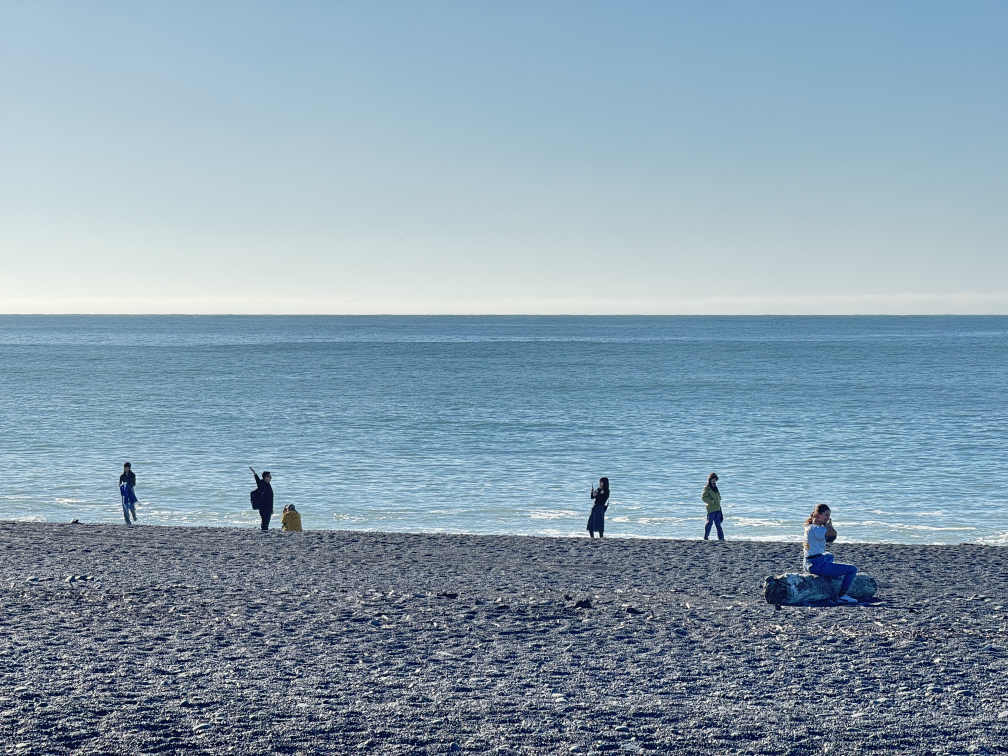
#> input picture Photos/Kaikoura_MASTER/Featured/kaikkoura-peninsula125.jpg, 4032 x 3024 px (shown at 1/4 size)
$ python -i organize-kaikoura-master.py   (imports and definitions only)   (older library calls are emulated)
#> lines starting #> are read from the running program, lines starting #| are printed output that depends on the picture; after the words box and inside, x2 and y2 are one past the last pixel; in counts of white or black regions, pixels touching at a corner belong together
#!/usr/bin/env python3
"""
Organize Kaikoura master photo library under Photos/Kaikoura_MASTER.

Stages copies from scripts/kaikoura-master-sources.json into _originals/ (MD5 dedupe).
Analyzes with OpenCV, classifies into 10 categories, exports best 5–20 per category.
Never deletes or moves source files.
"""

from __future__ import annotations

import argparse
import csv
import fnmatch
import hashlib
import json
import re
import shutil
import subprocess
import sys
from collections import defaultdict
from dataclasses import dataclass, field
from datetime import datetime, timezone
from pathlib import Path
from typing import Iterable, Optional

import cv2
import numpy as np

REPO_ROOT = Path(__file__).resolve().parents[1]
SOURCES_JSON = REPO_ROOT / "scripts" / "kaikoura-master-sources.json"
MASTER_ROOT = REPO_ROOT / "Photos" / "Kaikoura_MASTER"
ORIGINALS_DIR = MASTER_ROOT / "_originals"
ORGANIZED_DIR = MASTER_ROOT / "Organized"
FEATURED_DIR = MASTER_ROOT / "Featured"
INDEX_CSV = MASTER_ROOT / "photo_index.csv"
SUMMARY_MD = MASTER_ROOT / "photo_summary.md"

IMAGE_EXT = {
    ".jpg", ".jpeg", ".png", ".webp", ".heic", ".heif", ".tif", ".tiff",
    ".gif", ".avif", ".dng", ".cr2", ".nef",
}
CONVERT_TO_JPEG_EXT = {".heic", ".heif", ".dng", ".tif", ".tiff", ".cr2", ".nef"}

CATEGORIES = [
    "01-Coastal-Scenery",
    "02-Kaikoura-Peninsula",
    "03-Wildlife",
    "04-Whale-Watching",
    "05-Flight-Experience",
    "06-Fishing-Experience",
    "07-Kaikoura-Town",
    "08-Guest-Experience",
    "09-Photography-Showcase",
    "10-Personal-Archive",
]

MIN_PER_CATEGORY = 5
MAX_PER_CATEGORY = 20
DHASH_HAMMING_DEDUP = 10
BLUR_LAPLACIAN_MIN = 45.0
OVEREXPOSE_BRIGHT_RATIO = 0.38
SHOWCASE_PENINSULA_STEMS = frozenset({
    "kaikkoura-peninsula134",
    "kaikkoura-peninsula135",
    "kaikkoura-peninsula138",
})

# Basename (stem, lower) → primary category folder name.
EXACT_MAPPINGS: dict[str, str] = {
    # Photo Library / Kaikoura-Day-Tour SEO names
    "kaikoura-coastal-rod-father-bay-01": "01-Coastal-Scenery",
    "kaikoura-coastal-scenery-guests-01": "01-Coastal-Scenery",
    "kaikoura-coastal-seals-mountains-01": "01-Coastal-Scenery",
    "whale-watching-aerial-01": "04-Whale-Watching",
    "whale-watching-aerial-02": "04-Whale-Watching",
    "fishing-boat-docked-01": "06-Fishing-Experience",
    "fishing-prep-boarding-01": "06-Fishing-Experience",
    "fishing-trip-at-sea-01": "06-Fishing-Experience",
    "seafood-bbq-lobster-chips-01": "08-Guest-Experience",
    "seafood-bbq-lobster-closeup-01": "08-Guest-Experience",
    "seafood-bbq-lobster-half-01": "08-Guest-Experience",
    "guest-experience-couple-lunch-01": "08-Guest-Experience",
    "guest-experience-group-lunch-01": "08-Guest-Experience",
    "guest-experience-lobster-dining-01": "08-Guest-Experience",
    "wildlife-fur-seal-coast-01": "03-Wildlife",
    "wildlife-fur-seals-peninsula-01": "03-Wildlife",
    "wildlife-seal-colony-walk-01": "03-Wildlife",
    # Site routes & root kaikoura files
    "kajkoura-whale-watch": "04-Whale-Watching",
    "kaikoura-whale-08": "03-Wildlife",
    "kaikoura-01": "01-Coastal-Scenery",
    "kaikoura-02": "03-Wildlife",
    "kaikoura-03": "07-Kaikoura-Town",
    "kaikoura1": "01-Coastal-Scenery",
    "kaikoura2": "01-Coastal-Scenery",
    "kaikoura3": "07-Kaikoura-Town",
    "kaikoura4": "03-Wildlife",
    "kaikoura5": "04-Whale-Watching",
    "kaikoura6": "04-Whale-Watching",
    "kaikoura7": "02-Kaikoura-Peninsula",
    "kaikoura8": "06-Fishing-Experience",
    "kaikoura9": "05-Flight-Experience",
    "kaikoura10": "09-Photography-Showcase",
    # Desktop peninsula showcase picks
    "kaikkoura-peninsula134": "02-Kaikoura-Peninsula",
    "kaikkoura-peninsula135": "02-Kaikoura-Peninsula",
    "kaikkoura-peninsula138": "02-Kaikoura-Peninsula",
}

# (compiled regex on normalized path+name, category, rule id) — first match wins.
PATTERN_RULES: list[tuple[re.Pattern[str], str, str]] = [
    (re.compile(r"kaikoura-flight|/flight/|flight[-_]?experience", re.I), "05-Flight-Experience", "folder-flight"),
    (re.compile(r"kaikouras-whale|whale[-_]?watch|whale-watching|观鲸", re.I), "04-Whale-Watching", "folder-whale"),
    (re.compile(r"kaikoura-peninsula|kaikkoura-peninsula|peninsula", re.I), "02-Kaikoura-Peninsula", "folder-peninsula"),
    (re.compile(r"kaikouras-seal|fur[-_]?seal|seal[-_]?colony|wildlife", re.I), "03-Wildlife", "folder-wildlife"),
    (re.compile(r"kaikoura-coast|kaikkoura-coast|coastal[-_]?scenery", re.I), "01-Coastal-Scenery", "folder-coast"),
    (re.compile(r"fishing|rod[-_]?father|海钓|charter", re.I), "06-Fishing-Experience", "folder-fishing"),
    (re.compile(r"kaikoura-food|seafood|bbq|lobster|crayfish|guest", re.I), "08-Guest-Experience", "folder-guest"),
    (re.compile(r"town|township|main[-_]?street|harbour[-_]?town", re.I), "07-Kaikoura-Town", "folder-town"),
    (re.compile(r"showcase|featured|hero|portfolio", re.I), "09-Photography-Showcase", "folder-showcase"),
    (re.compile(r"personal|archive|private|screenshot|截屏|截图", re.I), "10-Personal-Archive", "folder-personal"),
]


@dataclass
class Analysis:
    path: Path
    stem: str
    md5: str
    width: int = 0
    height: int = 0
    laplacian: float = 0.0
    bright_ratio: float = 0.0
    mean_brightness: float = 0.0
    skin_ratio: float = 0.0
    dhash: str = ""
    score: float = 0.0
    primary_category: str = ""
    extra_categories: list[str] = field(default_factory=list)
    classify_method: str = ""
    issues: list[str] = field(default_factory=list)
    staged_from: str = ""


def md5_file(path: Path) -> str:
    h = hashlib.md5()
    with path.open("rb") as fh:
        for block in iter(lambda: fh.read(1 << 20), b""):
            h.update(block)
    return h.hexdigest()


def hamming(a: str, b: str) -> int:
    return sum(x != y for x, y in zip(a, b))


def dhash_gray(gray: np.ndarray, size: int = 12) -> str:
    img = cv2.resize(gray, (size + 1, size), interpolation=cv2.INTER_AREA)
    diff = img[:, 1:] > img[:, :-1]
    return "".join("1" if v else "0" for v in diff.flatten())


def skin_ratio(bgr: np.ndarray) -> float:
    b, g, r = cv2.split(bgr)
    cond1 = (r > 55) & (g > 35) & (b > 15) & (r > g) & (g > b) & ((r - g) < 55) & ((g - b) > 8)
    cond2 = (r > 175) & (g > 135) & (b > 100) & (r > g) & (g > b)
    return float((cond1 | cond2).mean())


def load_bgr(path: Path) -> Optional[np.ndarray]:
    data = np.fromfile(str(path), dtype=np.uint8)
    bgr = cv2.imdecode(data, cv2.IMREAD_COLOR)
#> bgr is the input picture: shape (3024, 4032, 3); mean B, G, R 175.6, 159.2, 136.1
    if bgr is not None:
        return bgr
    if path.suffix.lower() in CONVERT_TO_JPEG_EXT:
        tmp = path.parent / f".__sips_preview_{path.stem}.jpg"
        try:
            subprocess.run(
                ["sips", "-s", "format", "jpeg", str(path), "--out", str(tmp)],
                check=True,
                capture_output=True,
            )
            data = np.fromfile(str(tmp), dtype=np.uint8)
            bgr = cv2.imdecode(data, cv2.IMREAD_COLOR)
        finally:
            tmp.unlink(missing_ok=True)
    return bgr


def analyze_image(path: Path) -> Optional[Analysis]:
    bgr = load_bgr(path)
    if bgr is None:
        return None
    gray = cv2.cvtColor(bgr, cv2.COLOR_BGR2GRAY)
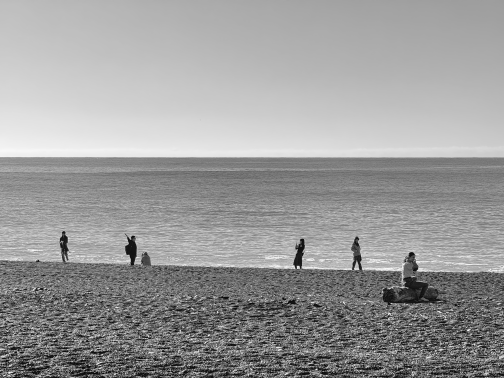
#> gray: shape (3024, 4032) (shown at 1/8 size); min 0, max 255, mean 154.2
    h, w = gray.shape[:2]
    lap = float(cv2.Laplacian(gray, cv2.CV_64F).var())
#> lap = 2031.1
    bright = float((gray > 200).mean())
#> bright = 0.193
    mean_b = float(gray.mean())
#> mean_b = 154.2
    skin = skin_ratio(bgr)
#> in skin_ratio, `b, g, r = cv2.split(bgr)`:
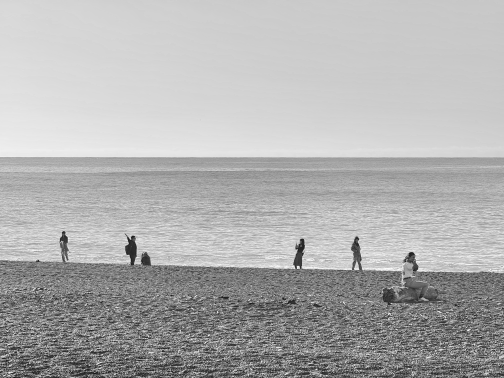
#> b: shape (3024, 4032) (shown at 1/8 size); min 0, max 255, mean 175.6
#> in skin_ratio, `b, g, r = cv2.split(bgr)`:
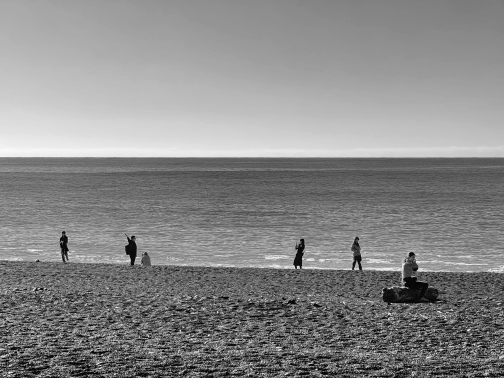
#> r: shape (3024, 4032) (shown at 1/8 size); min 0, max 255, mean 136.1
#> in skin_ratio, `cond1 = (r > 55) & (g > 35) & (b > 15) & (r > g) & (g > b) & ((r - g) ..`:
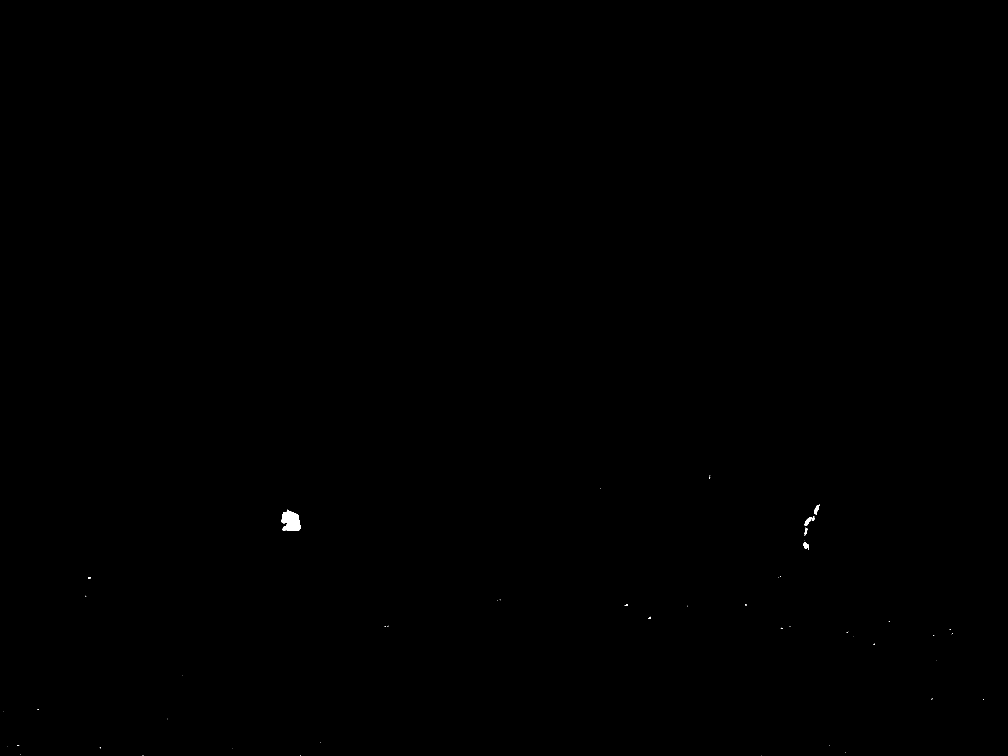
#> cond1: shape (3024, 4032) bool (shown at 1/4 size); 0.05% white; 61 white regions (51 under 20 px), largest, box (x1, y1, x2, y2) and area: (1127, 2039, 1202, 2122) 4464, (3216, 2068, 3258, 2102) 536, (3256, 2019, 3280, 2058) 374
#> in skin_ratio, `cond2 = (r > 175) & (g > 135) & (b > 100) & (r > g) & (g > b)`:
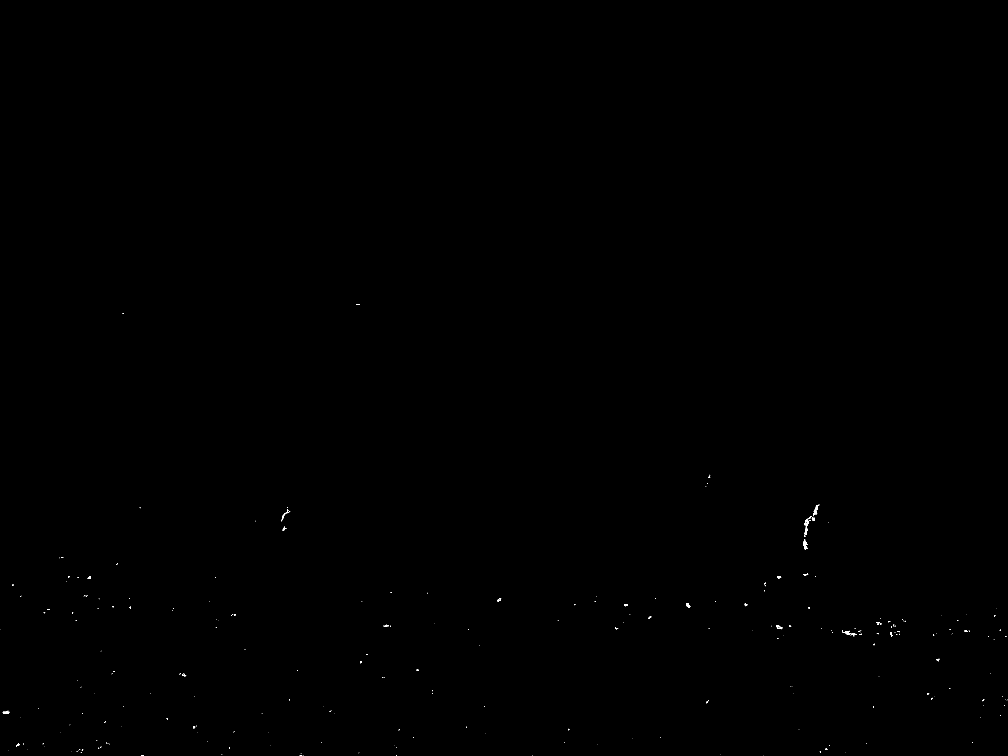
#> cond2: shape (3024, 4032) bool (shown at 1/4 size); 0.04% white in thin lines or dots, all inside (x1, y1, x2, y2) = (0, 1216, 4030, 3024)
#> skin = 0.000787
    dh = dhash_gray(gray)
    try:
        digest = md5_file(path)
    except OSError:
        return None

    issues: list[str] = []
    if lap < BLUR_LAPLACIAN_MIN:
        issues.append("blurred")
    if bright > OVEREXPOSE_BRIGHT_RATIO:
        issues.append("overexposed")

    score = lap * 0.08 + min(w, h) * 0.02
    score -= bright * 120
    if lap < BLUR_LAPLACIAN_MIN:
        score -= 40
    if skin > 0.12:
        score += skin * 80

    return Analysis(
        path=path,
        stem=path.stem.lower(),
        md5=digest,
        width=w,
        height=h,
        laplacian=lap,
        bright_ratio=bright,
        mean_brightness=mean_b,
        skin_ratio=skin,
        dhash=dh,
        score=score,
        issues=issues,
    )


# [31 lines left out: function classify_record, not called in this run]


def load_sources_config() -> dict:
    with SOURCES_JSON.open(encoding="utf-8") as fh:
        return json.load(fh)


# [335 lines left out: functions resolve_source_path, iter_source_files, stage_sources, list_originals, unique_dest_path, export_organized_copy and 4 more, not called in this run]


# [2 lines not run here, left out]

#> (the run stopped early here; a loop or call above may not have finished)

$ run again, on Photos/Kaikoura_MASTER/Organized/01-Coastal-Scenery/IMG_7517.JPG
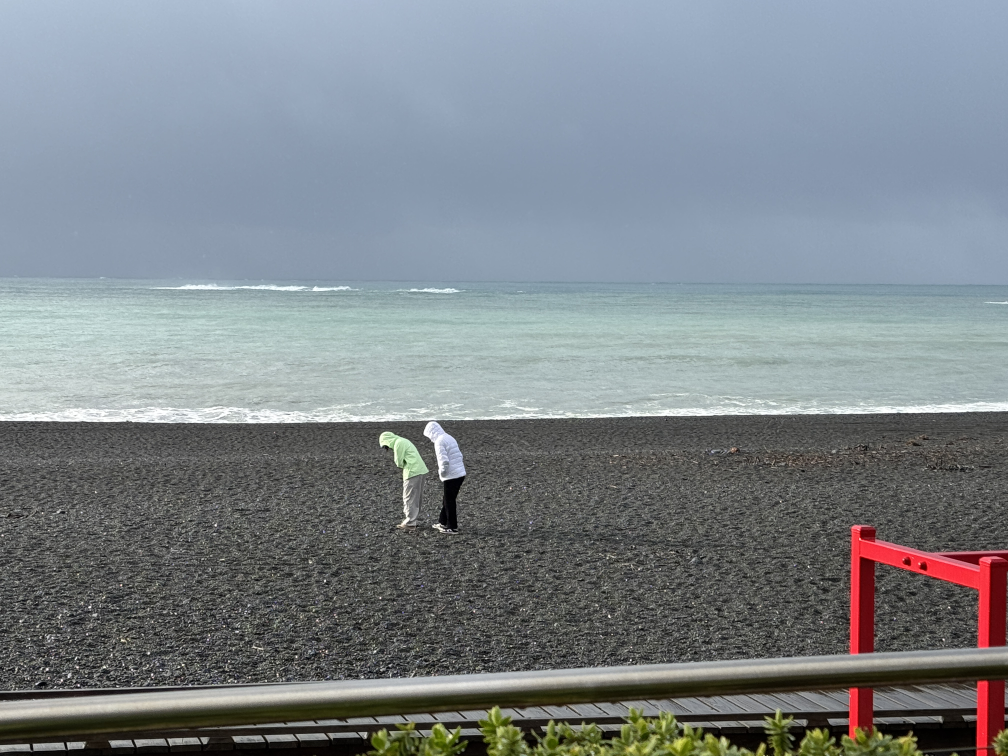
#> input picture Photos/Kaikoura_MASTER/Organized/01-Coastal-Scenery/IMG_7517.JPG, 4032 x 3024 px (shown at 1/4 size)
#> in load_bgr, bgr is the input picture: shape (3024, 4032, 3); mean B, G, R 138.4, 133.1, 125.8
#> in analyze_image, `gray = cv2.cvtColor(bgr, cv2.COLOR_BGR2GRAY)`:
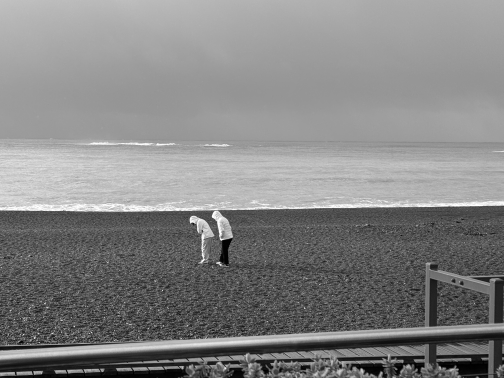
#> gray: shape (3024, 4032) (shown at 1/8 size); min 0, max 255, mean 131.5
#> lap = 114.8
#> bright = 0.0363
#> mean_b = 131.5
#> cond1: shape (3024, 4032) bool; 1.4% white; 1054 white regions (736 under 20 px), largest, box (x1, y1, x2, y2) and area: (2048, 2626, 3840, 2770) 56542, (0, 2758, 1520, 2880) 53530, (235, 2896, 739, 2939) 4988
#> in skin_ratio, `cond2 = (r > 175) & (g > 135) & (b > 100) & (r > g) & (g > b)`:
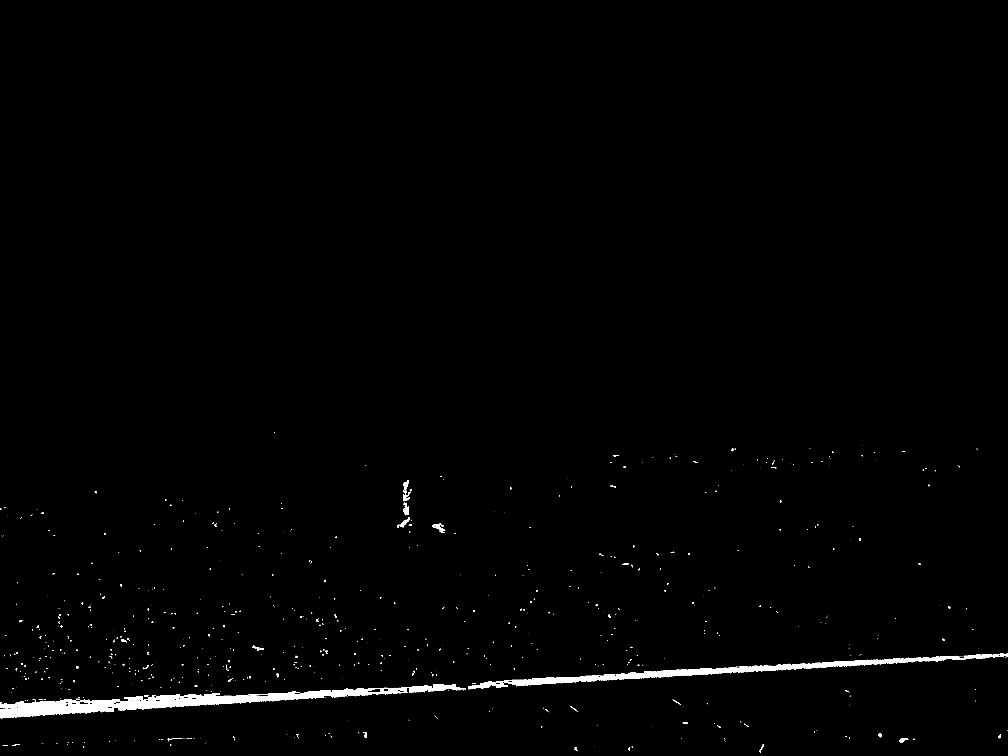
#> cond2: shape (3024, 4032) bool (shown at 1/4 size); 0.93% white; 824 white regions (681 under 20 px), largest, box (x1, y1, x2, y2) and area: (0, 2736, 1864, 2873) 62397, (1872, 2612, 4032, 2757) 38523, (1612, 1921, 1642, 2004) 882
#> skin = 0.0169

$ run again, on Photos/Kaikoura_MASTER/Organized/01-Coastal-Scenery/kaikkoura-coast11.JPG
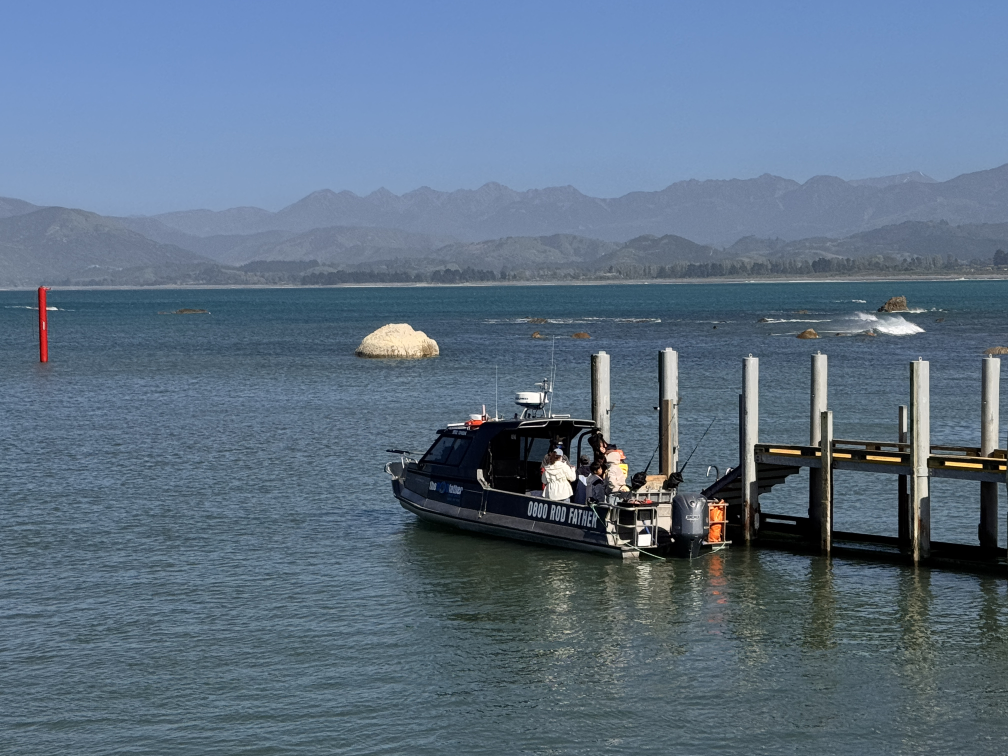
#> input picture Photos/Kaikoura_MASTER/Organized/01-Coastal-Scenery/kaikkoura-coast11.JPG, 4032 x 3024 px (shown at 1/4 size)
#> in load_bgr, bgr is the input picture: shape (3024, 4032, 3); mean B, G, R 133.4, 113, 93.6
#> in analyze_image, `gray = cv2.cvtColor(bgr, cv2.COLOR_BGR2GRAY)`:
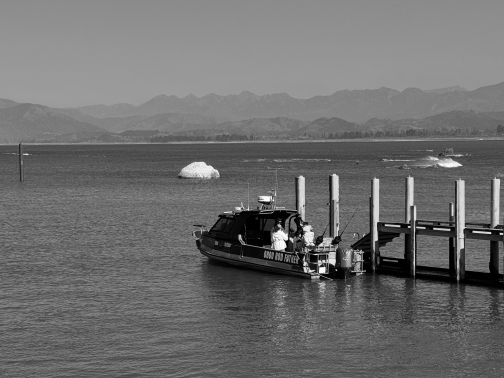
#> gray: shape (3024, 4032) (shown at 1/8 size); min 0, max 255, mean 109.5
#> lap = 55.62
#> bright = 0.0133
#> mean_b = 109.5
#> cond1: shape (3024, 4032) bool; 1.6% white; 393 white regions (269 under 20 px), largest, box (x1, y1, x2, y2) and area: (3651, 1472, 4029, 2304) 34845, (1436, 1295, 1756, 1438) 33666, (2522, 1592, 2709, 2014) 18850
#> in skin_ratio, `cond2 = (r > 175) & (g > 135) & (b > 100) & (r > g) & (g > b)`:
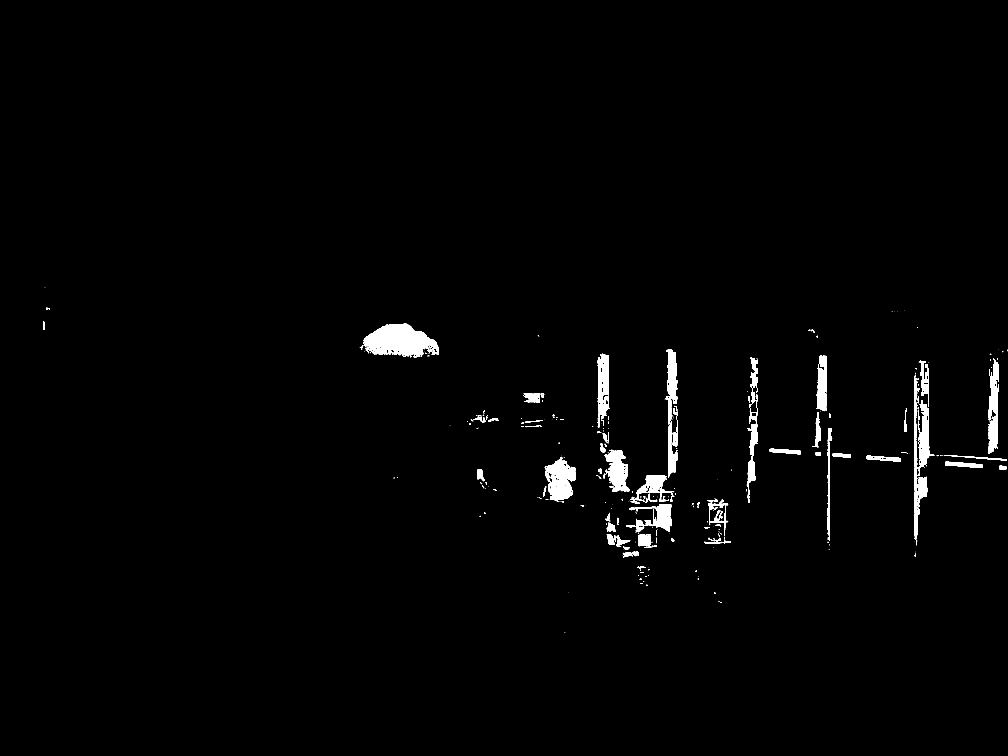
#> cond2: shape (3024, 4032) bool (shown at 1/4 size); 1.3% white; 420 white regions (259 under 20 px), largest, box (x1, y1, x2, y2) and area: (1452, 1295, 1755, 1430) 25982, (2179, 1827, 2304, 2001) 12537, (3952, 1440, 3994, 1816) 10480
#> skin = 0.0196
